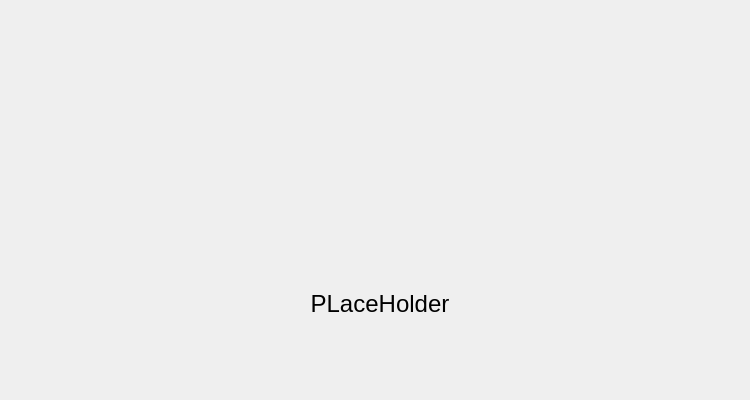
<?xml version="1.0" encoding="UTF-8"?>
<ui version="4.0">
 <class>SpinnerMessageWidget</class>
 <widget class="QWidget" name="SpinnerMessageWidget">
  <property name="geometry">
   <rect>
    <x>0</x>
    <y>0</y>
    <width>750</width>
    <height>400</height>
   </rect>
  </property>
  <property name="minimumSize">
   <size>
    <width>750</width>
    <height>400</height>
   </size>
  </property>
  <property name="maximumSize">
   <size>
    <width>750</width>
    <height>400</height>
   </size>
  </property>
  <property name="windowTitle">
   <string>Form</string>
  </property>
  <property name="styleSheet">
   <string notr="true">#progressSpinnerWidget {
    background-image: url(:/assets/images/spinner.png);
    background-repeat : no-repeat;
    background-position:center bottom;
}

#informationText {
	qproperty-alignment: AlignCenter;
	font-family: &quot;Muli&quot;;
	font-weight:&quot;bold&quot;;
	font-size: 24px;
}
</string>
  </property>
  <widget class="QWidget" name="spinnerMessageContainer" native="true">
   <property name="geometry">
    <rect>
     <x>0</x>
     <y>10</y>
     <width>751</width>
     <height>391</height>
    </rect>
   </property>
   <layout class="QVBoxLayout" name="spinnerMessageContainer_2">
    <property name="spacing">
     <number>0</number>
    </property>
    <property name="leftMargin">
     <number>9</number>
    </property>
    <item>
     <layout class="QHBoxLayout" name="spinnerContainer">
      <property name="spacing">
       <number>0</number>
      </property>
      <item>
       <spacer name="horizontalSpacerLeft">
        <property name="orientation">
         <enum>Qt::Horizontal</enum>
        </property>
        <property name="sizeHint" stdset="0">
         <size>
          <width>40</width>
          <height>20</height>
         </size>
        </property>
       </spacer>
      </item>
      <item>
       <widget class="SpinnerWidget" name="progressSpinnerWidget" native="true"/>
      </item>
      <item>
       <spacer name="horizontalSpacerRight">
        <property name="orientation">
         <enum>Qt::Horizontal</enum>
        </property>
        <property name="sizeHint" stdset="0">
         <size>
          <width>40</width>
          <height>20</height>
         </size>
        </property>
       </spacer>
      </item>
     </layout>
    </item>
    <item>
     <widget class="QLabel" name="informationText">
      <property name="text">
       <string>PLaceHolder</string>
      </property>
      <property name="alignment">
       <set>Qt::AlignCenter</set>
      </property>
      <property name="wordWrap">
       <bool>true</bool>
      </property>
     </widget>
    </item>
   </layout>
  </widget>
 </widget>
 <customwidgets>
  <customwidget>
   <class>SpinnerWidget</class>
   <extends>QWidget</extends>
   <header>spinnerwidget.h</header>
   <container>1</container>
  </customwidget>
 </customwidgets>
 <resources/>
 <connections/>
</ui>
